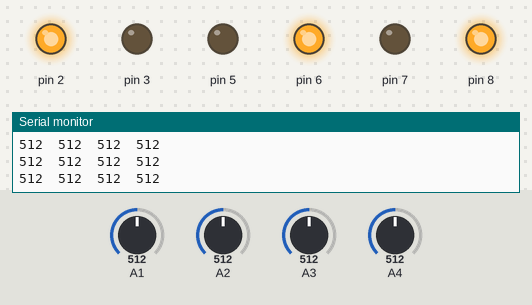
Simulated run of this sketch. Board: Arduino Uno, built with avr-gcc and run on an emulated ATmega328P. Shown: output pins drawn as LEDs (lit = HIGH), the last lines printed to the serial monitor. The test bench sets the inputs (shaded band); at power-on: A2 = 512, A3 = 512, A4 = 512, A1 = 512.

Above: at 3.2 s.
3.3 s: A2 set to 165
4.8 s: A2 set to 148
At 5.1 s:
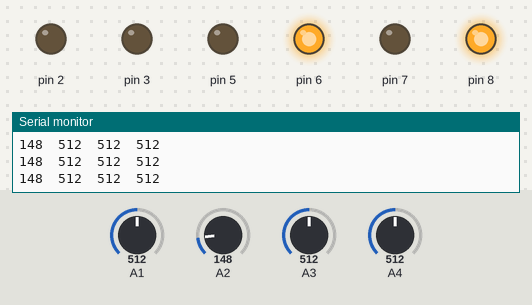
7.8 s: A3 set to 172
9.3 s: A3 set to 155
At 9.7 s:
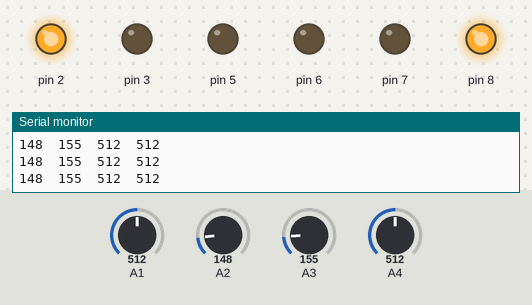
12.3 s: A4 set to 145
13.8 s: A4 set to 135
At 14.3 s:
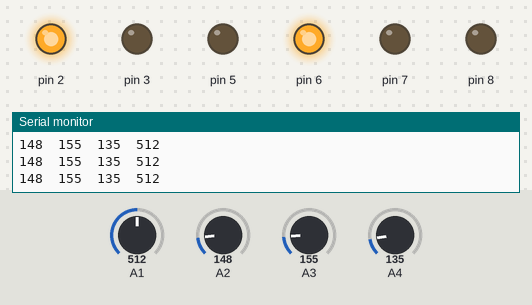
At 17.7 s:
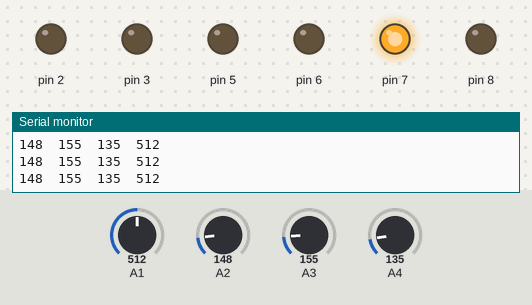
Timing chart, 0 to 33.5 s (numbered marks = the images above; inputs shaded):
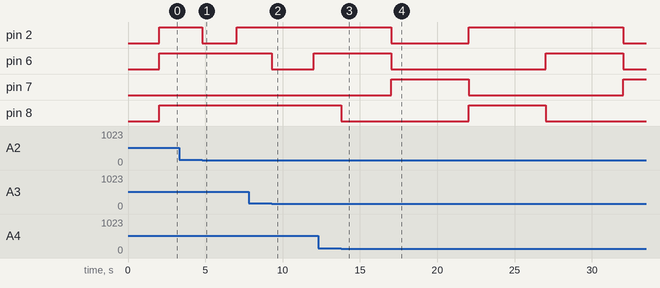

The sketch:

readgoodbetaer.ino
```cpp
#include <MsTimer2.h>            // タイマー割り込みを利用する為に必要なヘッダファイル
#include <stdio.h>
#define AD0 56 //センサのピンで指定する奴じゃない本当のアドレス？あとで書き直す
#define AD1 57 //0から順にデータ配列に入る、足の番号1~3とデータ配列1～3に入るセンサーデータはそろえる
#define AD2 58  //今はA0と本来のA0はそろっている。
#define AD3 55
//#define AD4 58
//#define AD5 59
//#define AD6 60
#define AD7 61
//54A0、なし、55A1制圧タンク、56A2足1-弁2と3、57A3足2弁5と6,58A4足3弁7と8、59A5負圧タンク向け
int current = 0;
int count = 0; //データログ用のカウンタ
int sensorNum = 4; //使ってるセンサの数　配列に使う
int pin = AD0; // 初期のADCチャンネル

// グローバル変数の定義
int currentPressure = 0; // 現在の空気圧
int exhaustValveTime = 0; // 排気バルブ制御時間
int supplyValveTime = 0;  // 吸気バルブ制御時間
int rooptime = 25 ; //制御タイミング

int EXITleg[10] = {0}; // 弁のピン番号を格納する配列
int inleg[10] = {0}; //上に同じ

int nontauchpuls = 5; //不感帯の幅　たぶんアナログリードだから要計算
int airroomNun =3 ; //空気室の数

int date[2][10] = {{0}};  // 全ての要素を0で初期化
 //データバッファ領域
int Valvestatus = 0; //開閉状態を記録する
int currentTime = 0;

enum OperatingMode {
  PC_COMMAND_MODE,
  TIME_WALK_MODE,
  STANDBY_MODE
};

OperatingMode currentMode = TIME_WALK_MODE; // デフォルトは待機モード

unsigned long timeWalkStartTime = 0;
int timeWalkTargetIndex = 0;

int targetPressure[3] = {0, 0, 0};  //目標値の初期配列

void setup() {
  // セットアップ
  // センサーの初期化、バルブの初期化、通信の初期化などを行う
  // タイマー割り込みを設定する
  MsTimer2::set(rooptime, flash);     // 25ms毎にflash( )割込み関数を呼び出す様に設定
  EXITleg[1] = 2; // EXITleg1にピン番号2を割り当てる（例）
  inleg[1] = 3;
  EXITleg[2] = 6;
  inleg[2] = 5;
  EXITleg[3] = 8;
  inleg[3] = 7;
  // 他のピン番号の設定も同様に行う
  // ここはセットアップ。今回使うのはアナログピン1~3
  // 圧力計ごとにアナログピンを使う
  Serial.begin(38400);
  pinMode( EXITleg[1], OUTPUT );
  pinMode( inleg[1], OUTPUT );
  pinMode( EXITleg[2], OUTPUT );
  pinMode( inleg[2], OUTPUT );
  pinMode( EXITleg[3], OUTPUT );
  pinMode( inleg[3], OUTPUT );
  //pinMode( invuc1, OUTPUT );
  delay(2000);
  MsTimer2::start();             // タイマー割り込み開始
}

void loop() {
  // その他の処理
  if (Serial.available() > 0) {
    char command = Serial.read();
    switch (command) {
      case 'P':
        currentMode = PC_COMMAND_MODE; //基本的に秒数歩行でやりますよと
        break;
      case 'T':
        currentMode = TIME_WALK_MODE;
        timeWalkStartTime = 0; // 秒数歩行モードの開始時刻を記録
        break;
      case 'S':
        currentMode = STANDBY_MODE;
        break;
      default:
        break;
    }
  }

  switch (currentMode) {
    case PC_COMMAND_MODE:
      if (Serial.available() >= 3) {
        for (int i = 0; i < 3; i++) {
          targetPressure[i] = Serial.parseInt();//例えば50-60-70にセットするときは50 60 70と送信
        }
        // シリアルモニターに確認のための出力
        for (int i = 0; i < 3; i++) {
          Serial.print("Target Pressure for Room ");
          Serial.print(char('A' + i));
          Serial.print(": ");
          Serial.println(targetPressure[i]);
        }
      }
      break;
    case TIME_WALK_MODE:
      if (currentTime*25  - timeWalkStartTime < 15000) {
        // 5秒ごとにtargetPressureを任意セットに切り替える
        if (currentTime*25 < 5000) {
          targetPressure[0] = 150 ;
          targetPressure[1] = 150 ;
          targetPressure[2] = 150;
        } else if (currentTime * 25 < 10000) {
          targetPressure[0] = 100 ;
          targetPressure[1] = 150 ;
          targetPressure[2] = 100 ;
        } else {
          targetPressure[0] = 130 ;
          targetPressure[1] = 100 ;
          targetPressure[2] = 130 ;
        }
      } else {
        currentTime = 0; // タイマーリセット
      }
      break;
    case STANDBY_MODE:
      // 待機モードではtargetPressureを0に設定する
      for (int i = 0; i < 3; i++) {
        targetPressure[i] = 0;
      }
      break;
    default:
      break;
  }
}


void flash() {
  for (int i = 0; i < sensorNum; i++)
  {
   get_current_data();
  }

  for (int i = 0; i < airroomNun; i++){

   controlAirPressure(i); // 空気圧制御を25msごとに実行
  }
  currentTime = currentTime + 1;
  datelog();
}

//標準的には、
//アクチュエータ制御するスレッドor割込み処理
//センサ値を読むスレッドor割り込みルーチン
//もし AD が終わってたら、AD値を current に入れて（過去データ溜めてる配列にも入れる？）、AD開始する

void get_current_data() {
  current = analogRead(pin);
  next_channel();
  current_to_bafa();
}

void next_channel() {
  switch (pin) {
    case AD0: pin = AD1; break;
    case AD1: pin = AD2; break;
    case AD2: pin = AD3; break;
    case AD3: pin = AD0; break;
    //case AD4: pin = AD0; break;
    //case AD5: pin = AD0; break;
    default: pin = AD0; break;
  }
}

void current_to_bafa() {
  date[0][count] = current;
  if(count == sensorNum-1) {
    for(int k = 0;k < 3; k++){
      date[0][k+4] = targetPressure[k];
    }
    date[0][7] = Valvestatus;
    count = 0;
  }
  else{
    count = count+1;
  }
}

//データを格納する、2*センサ数の配列≒(0~1、センサ数-1)
void datelog() {
    for (int j = 0; j < sensorNum; j++) {

      Serial.print(date[1][j]);
      Serial.print("\t");
      date[1][j] = date[0][j];
    }
    Serial.println( );              // 改行の出力
}


void controlAirPressure(int i) {
  // 空気圧制御アルゴリズムを実装
  int currentPressure = date[0][i];
  int pressureDifference = targetPressure[i] - currentPressure;

  if (pressureDifference > nontauchpuls) {
    // 目標値よりも低い場合の制御
    openSupplyValve(i+1); // 吸気バルブを開く
    closeExhaustValve(i+1); // 排気バルブを閉じる
    Valvestatus = 0;
  } else if (pressureDifference < -nontauchpuls) {
    // 目標値よりも高い場合の制御
    closeSupplyValve(i+1); // 吸気バルブを閉じる
    openExhaustValve(i+1); // 排気バルブを開く
    Valvestatus = 1 ;
  } else {
    // 目標値に近い場合の制御
    closeSupplyValve(i+1); // 吸気バルブを閉じる
    closeExhaustValve(i+1); // 排気バルブを閉じる
    Valvestatus = 2;
  }
}


//メインが、目標値(target)を更新する
//圧力制御の方法
//案１）不感帯を設けて、排気弁・吸気弁を開け閉めする。
//案３）圧力誤差（現在圧と目標圧の差）に応じた時間だけ吸気or排気する

//void control() {
  // 現在の空気圧と目標の空気圧を比較
  //int pressureDifference = targetPressure - currentPressure;
  //if (pressureDifference > 0) {
    //supplyValveTime = pressureDifference * K1; // 吸気バルブを開ける時間
    //closeExhaustValve(); // 排気バルブを閉じる
    //openSupplyValve(supplyValveTime); // 吸気バルブを開ける
  //} else if (pressureDifference < 0) {
    //exhaustValveTime = abs(pressureDifference) * K2; // 排気バルブを開ける時間
    //closeSupplyValve(); // 吸気バルブを閉じる
    //openExhaustValve(exhaustValveTime); // 排気バルブを開ける
  //} else {
    //closeExhaustValve(); // 両方のバルブを閉じる
    //closeSupplyValve();
  //}
//}
```

openclose.ino
```cpp
// 吸気バルブの制御
void openSupplyValve(int targetlegnun) {
  // 吸気バルブを開く処理
  digitalWrite(inleg[targetlegnun], HIGH);
}

void closeSupplyValve(int targetlegnun) {
  // 吸気バルブを閉じる処理を記述する
  digitalWrite(inleg[targetlegnun], LOW);
}

// 排気バルブの制御
void openExhaustValve(int targetlegnun) {
  // 排気バルブを開く処理を
  digitalWrite(EXITleg[targetlegnun], HIGH);
}

void closeExhaustValve(int targetlegnun) {
  // 排気バルブを閉じる処理を記述する
  digitalWrite(EXITleg[targetlegnun], LOW);
}
```

Measured:
- the behaviour switches between 156 and 155 on A2 (found by bisection; images 0 and 1)
- the behaviour switches between 156 and 155 on A3 (found by bisection; images 1 and 2)
- the behaviour switches between 136 and 135 on A4 (found by bisection; images 2 and 3)
- after the input at 4.8 s, pin 2: HIGH → LOW at once, → HIGH 2.2 s later
- after the input at 9.3 s, pin 6: HIGH → LOW at once, → HIGH 2.7 s later
- after the input at 13.8 s, pin 7: LOW → HIGH after 3.2 s, → LOW 5.0 s later, → HIGH 10.0 s later
